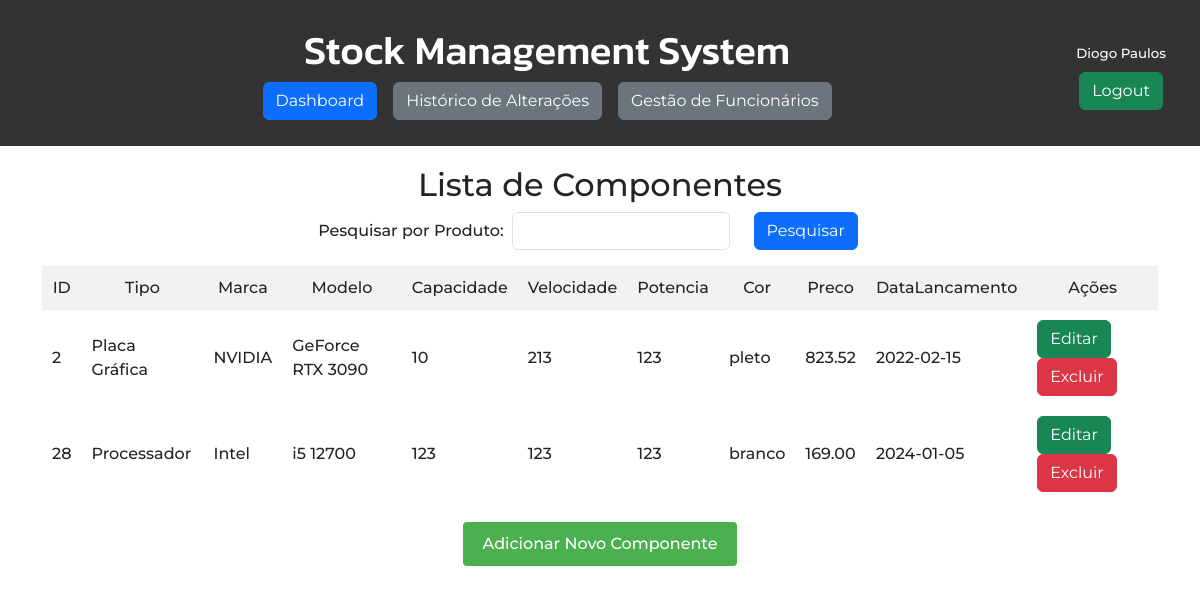
The page /dashboard.php (signed in) on the database its author committed.
### tables this page shows
CREATE TABLE `componentes` (
  `ID` int(11) NOT NULL,
  `Tipo` varchar(50) NOT NULL,
  `Marca` varchar(50) DEFAULT NULL,
  `Modelo` varchar(50) DEFAULT NULL,
  `Quantidade` int(11) NOT NULL,
  `Capacidade` int(11) DEFAULT NULL,
  `Velocidade` varchar(20) DEFAULT NULL,
  `Potencia` int(11) DEFAULT NULL,
  `Cor` varchar(20) DEFAULT NULL,
  `Preco` decimal(10,2) DEFAULT NULL,
  `DataLancamento` date DEFAULT NULL
);

### dashboard.php (the view, shortened to what this page needs)
<?php require('requireLogin.php');
$fullUrl = $_SERVER['REQUEST_URI'];
$specificWord = 'dashboard';
$urlVerify = false;
if (strpos($fullUrl, $specificWord) !== false) {
    $urlVerify = true;
}
?>
<!DOCTYPE html>
<html lang="en">
<head>
</head>
<body>
<header>
    <nav class="navbar">
        <div class="navbar-center">
            <h1>Stock Management System</h1>
            <div class="navbar-container">
                <?php if($urlVerify) { ?>
                    <a href="dashboard.php" class="btn btn-primary navbar-link">Dashboard</a>
                <?php } else { ?>
                    <a href="dashboard.php" class="btn btn-secondary navbar-link">Dashboard</a>
                <?php } ?>
                <a href="historico.php" class="btn btn-secondary navbar-link">Histórico de Alterações</a>
                <a href="gestao_funcionarios.php" class="btn btn-secondary navbar-link">Gestão de Funcionários</a>
            </div>
        </div>
        <div class="navbar-login">
            <?php if($_SESSION['logado'] !== true) { ?>
                <a href="login.php" class="btn btn-success">Login</a>
            <?php } else { ?>
                <p style="font-size: 10pt"><?=$_SESSION['username']?></p>
                <a href="logout.php" class="btn btn-success">Logout</a>
            <?php } ?>
        </div>
    </nav>
</header>
<div class="container">
    <div class="content-container">
        <h2>Lista de Componentes</h2>
        <form method="GET" action="" class="row mb-3" style="width: 100%; justify-content:center;">
            <div class="" style="width: max-content; display: flex; flex-direction: row;">
                <label for="produto" style="display:flex; align-items: center; margin-right: .5rem;">Pesquisar por Produto:</label>
                <input type="text" name="produto" id="produto" class="form-control" style="width: fit-content !important;">
            </div>
            <div style="width: max-content;">
                <input type="submit" value="Pesquisar" class="btn btn-primary">
            </div>
        </form>
        <?php
        $conexao = new mysqli("localhost","root","","gestaostock");
        $whereClause = "";
        $query = "SELECT * FROM Componentes" . $whereClause;
        $resultado = $conexao->query($query);
        if ($resultado->num_rows > 0) {
            echo "<table>
                    <tr>
                        <th>ID</th>
                        <th>Tipo</th>
                        <th>Marca</th>
                        <th>Modelo</th>
                        <th>Capacidade</th>
                        <th>Velocidade</th>
                        <th>Potencia</th>
                        <th>Cor</th>
                        <th>Preco</th>
                        <th>DataLancamento</th>
                        <th>Ações</th>
                    </tr>";
            while ($linha = $resultado->fetch_assoc()) {
                echo "<tr>
                        <td>{$linha['ID']}</td>
                        <td>{$linha['Tipo']}</td>
                        <td>{$linha['Marca']}</td>
                        <td>{$linha['Modelo']}</td>
                        <td>{$linha['Capacidade']}</td>
                        <td>{$linha['Velocidade']}</td>
                        <td>{$linha['Potencia']}</td>
                        <td>{$linha['Cor']}</td>
                        <td>{$linha['Preco']}</td>
                        <td>{$linha['DataLancamento']}</td>
                        <td>
                            <a href='edit.php?id={$linha['ID']}' class='btn btn-success'>Editar</a>
                            <a href='delete.php?id={$linha['ID']}' class='btn btn-danger'>Excluir</a>
                        </td>
                    </tr>";
            }
            echo "</table>";
        } else {
            echo "Nenhum componente encontrado.";
        }
        ?>
        <a href="add.php" class="button">Adicionar Novo Componente</a>
    </div>
</div>
</body>
</html>

### style.css (style rules this page uses)
* { font-family: 'Montserrat', sans-serif; font-weight: 500; }
body { font-family: Arial, sans-serif; margin: 0; }
header { background-color: #333; padding: 10px; text-align: center; color: white; }
header h1 { font-family: 'Kanit', sans-serif !important; }
.container { display: flex; justify-content: space-between; align-items: center; padding: 20px; }
.content-container { text-align: center; width: 100%; }
h2 { margin-bottom: 20px; }
table { border-collapse: collapse; width: 100%; }
th, td { border: 1px solid #ddd; padding: 10px; text-align: left; }
th { background-color: #f2f2f2; }
a.button { display: inline-block; padding: 10px 20px; background-color: #4CAF50; color: white; text-decoration: none; border-radius: 4px; margin-top: 20px; }
.navbar { width: 100%; display: flex; flex-direction: row; padding: 1rem !important; }
.navbar-center { display: flex; flex-direction: column; justify-content: center; margin: 0 auto; }
.navbar-container { display: flex; flex-direction: row; gap: 1rem; }
.navbar-login p { display: flex; justify-content: center; align-items: center; margin: 0; padding: .5rem; }

### rows shown on the page
componentes: ID "2", Tipo "Placa Gráfica", Marca "NVIDIA", Modelo "GeForce RTX 3090", Capacidade "10", Velocidade "213", Potencia "123", Cor "pleto", Preco "823.52", DataLancamento "2022-02-15"
componentes: ID "28", Tipo "Processador", Marca "Intel", Modelo "i5 12700", Capacidade "123", Velocidade "123", Potencia "123", Cor "branco", Preco "169.00", DataLancamento "2024-01-05"

### other values the page prints
$_SESSION['username'] "Diogo Paulos"
